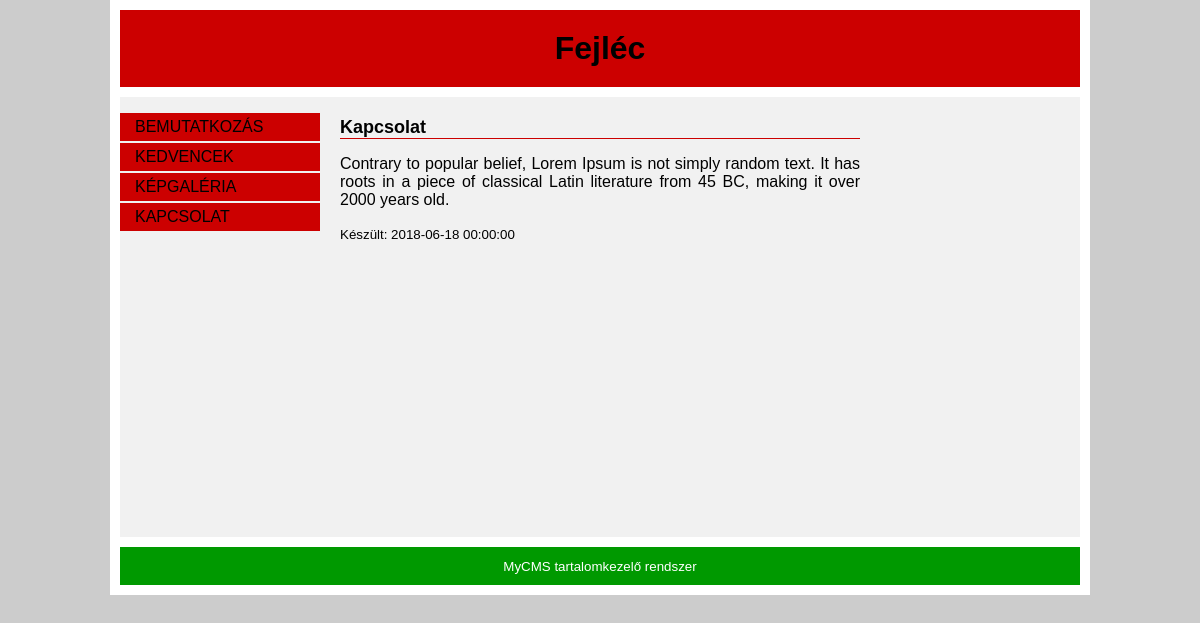
The app's page /kapcsolat with its own data.
### tables this page shows
CREATE TABLE IF NOT EXISTS `cms_tartalom` (
  `id` tinyint(3) UNSIGNED NOT NULL AUTO_INCREMENT,
  `alias` varchar(32) DEFAULT NULL,
  `sorrend` tinyint(3) UNSIGNED NOT NULL,
  `menunev` varchar(32) NOT NULL,
  `tartalom` text NOT NULL,
  `letrehozas` datetime NOT NULL,
  `modositas` datetime DEFAULT NULL,
  `leiras` text,
  `kulcsszavak` text,
  `statusz` tinyint(1) UNSIGNED NOT NULL DEFAULT '1',
  PRIMARY KEY (`id`)
);

### index.php (the view)
<?php
require_once("adatbazis.php");
$sql = "SELECT id, alias, menunev
        FROM cms_tartalom
        WHERE statusz = 1
        ORDER BY sorrend ASC";
$eredmeny = mysqli_query($dbconn, $sql);
$menu = "<ul>\n";
while ($sor = mysqli_fetch_assoc($eredmeny)) {
	$menu.= "<li><a href=\"./{$sor['alias']}\">{$sor['menunev']}</a></li>\n";
}
$menu.="</ul>\n";
$alias = (isset($_GET['alias'])) ? $_GET['alias'] : "bemutatkozas";
$sql = "SELECT menunev, tartalom, letrehozas, modositas, leiras, kulcsszavak
        FROM cms_tartalom
        WHERE alias = '{$alias}'
        LIMIT 1";
$eredmeny = mysqli_query($dbconn, $sql);
if (mysqli_num_rows($eredmeny) == 1) {
	$sor = mysqli_fetch_assoc($eredmeny);
	$leiras = $sor['leiras'];
	$kulcsszavak = $sor['kulcsszavak'];
	$menunev = $sor['menunev'];
	$tartalom = $sor['tartalom'];
	$letrehozas = $sor['letrehozas'];
}
else {
	$leiras = "";
	$kulcsszavak = "";
	$menunev = "Hiba";
	$tartalom = "<p><em>A keresett oldal nem található...</em></p>";
	$letrehozas = date("Y-m-d H:i:s");
}
$oldalsav = "";
$sablon = file_get_contents("sablon.html");
$sablon = str_replace("{{menunev}}",  $menunev,   $sablon);
$sablon = str_replace("{{leiras}}",   $leiras,   $sablon);
$sablon = str_replace("{{kulcsszavak}}", $kulcsszavak, $sablon);
$sablon = str_replace("{{menu}}",     $menu,     $sablon);
$sablon = str_replace("{{tartalom}}", $tartalom, $sablon);
$sablon = str_replace("{{letrehozas}}", $letrehozas, $sablon);
$sablon = str_replace("{{oldalsav}}", $oldalsav, $sablon);
print $sablon;
?>

### css/alap.css (style rules this page uses)
body { background-color: #ccc; margin: 0; font-family: "Arial"; }
#befoglalo { width: 960px; margin: auto; border: solid 10px #fff; background-color: #f1f1f1; }
#fejlec { text-align: center; background-color: #c00; border-bottom: solid 10px #fff; }
#fejlec h1 { margin: 0; padding: 20px; }
#menu { width: 200px; float: left; text-transform: uppercase; }
#menu ul { padding: 0; }
#menu li { list-style-type: none; display: block; margin-bottom: 2px; }
#menu a { color: #000; display: block; padding: 5px 15px; text-decoration: none; background-color: #c00; }
#tartalom { min-height: 400px; margin: 20px 220px; }
#tartalom h2 { font-size: 18px; margin-top: 0; border-bottom: 1px solid #c00; }
#tartalom p { text-align: justify; }
#lablec { clear: left; color: #fff; background-color: #090; text-align: center; padding: 10px; border-top: solid 10px #fff; }

### records on screen
cms_tartalom: sablon "Fejléc Kapcsolat Contrary to popular belief, Lorem Ipsum is not simply random text. It has roots in a piece of classical Latin literature from 45 BC, making it over 2000 years old. Készült: 2018-06-18 00:00:00 MyCMS tartalomkezelő rendszer", menunev "KAPCSOLAT"
cms_tartalom: menunev "BEMUTATKOZÁS"
cms_tartalom: menunev "KEDVENCEK"
cms_tartalom: menunev "KÉPGALÉRIA"
